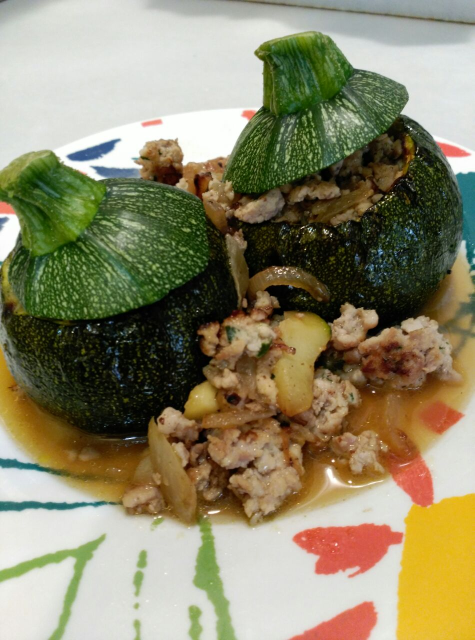
#> input picture images/calabacines-rellenos.jpg, 949 x 1280 px (shown at 1/2 size)
$ python crop-resize.py calabacines-rellenos.jpg   (older library calls are emulated)
#> lines starting #> are read from the running program, lines starting #| are printed output that depends on the picture
#!/usr/bin/env python
"""Resize the image to given size.

Don't strech images, crop and center instead.

Courtesy of ZED on https://gist.github.com/zed/4221180>


Check on: http://pillow.readthedocs.org/en/latest/reference/ImageFilter.html


"""
import os
import sys
from argparse import ArgumentParser, ArgumentDefaultsHelpFormatter
from fractions import Fraction
from functools import partial
from multiprocessing import Pool

from PIL import Image # $ sudo apt-get install python-imaging

def crop_resize(image, size, ratio):
    # crop to ratio, center
    w, h = image.size
#> w = 949; h = 1280
    if w > ratio * h: # width is larger then necessary
        x, y = (w - ratio * h) // 2, 0
    else: # ratio*height >= width (height is larger)
        x, y = 0, (h - w / ratio) // 2
#> x = 0; y = 491
    image = image.crop((x, y, w - x, h - y))
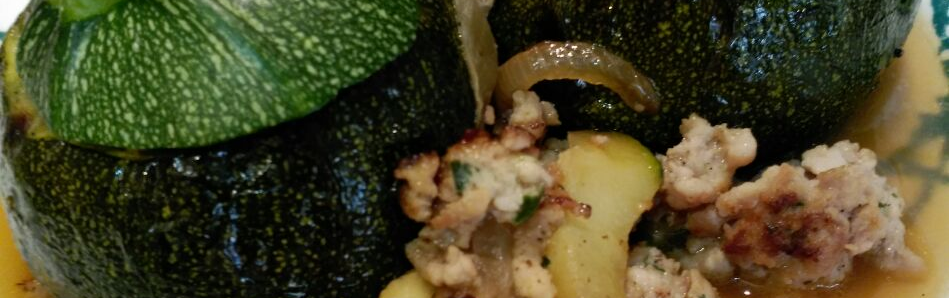
#> image: PIL image 949x298 RGB; mean R, G, B 73.9, 70.1, 39

    # resize
    if image.size > size: # don't stretch smaller images
        image.thumbnail(size, Image.ANTIALIAS)
    return image

def crop_resize_mp(input_filename, outputdir, size, ratio):
    try:
        image = crop_resize(Image.open(input_filename), size, ratio)

        # save resized image
        basename, ext = os.path.splitext(os.path.basename(input_filename))
        output_basename = basename + "_thumb" + ext
        output_filename = os.path.join(outputdir, output_basename)
        image.save(output_filename)

        return (input_filename, output_filename), None
    except Exception as e:
        return (input_filename, None), e

def main():
    # parse command-line arguments
    parser = ArgumentParser(description=__doc__,
        formatter_class=ArgumentDefaultsHelpFormatter)
    parser.add_argument('-s', '--size', type=int, nargs=2,
                        default=[800, 250], metavar='N',
                        help='new image size (default 800x250)')
    parser.add_argument('-q', '--quiet', action='store_true')
    parser.add_argument('--outputdir', default=os.curdir, metavar='DIR',
                        help='directory where to save resized images')
    parser.add_argument('files', nargs='+',
                        help='image filenames to process')
    args = parser.parse_args()

    # crop, resize using multiple processes
    error_count = 0
    f = partial(crop_resize_mp, outputdir=args.outputdir, size=args.size,
                ratio=Fraction(*args.size))
    pool = Pool() # use all available cpus
    for (infile, outfile), error in pool.imap_unordered(f, args.files):
        if error is not None:
            error_count += 1
            sys.stderr.write("error: %s: %s\n" % (infile, error))
        elif not args.quiet:
            print("%s -> %s" % (infile, outfile))
#> (the run stopped early here; a loop or call above may not have finished)

$ run again, on images/ensalada-fresca.jpg
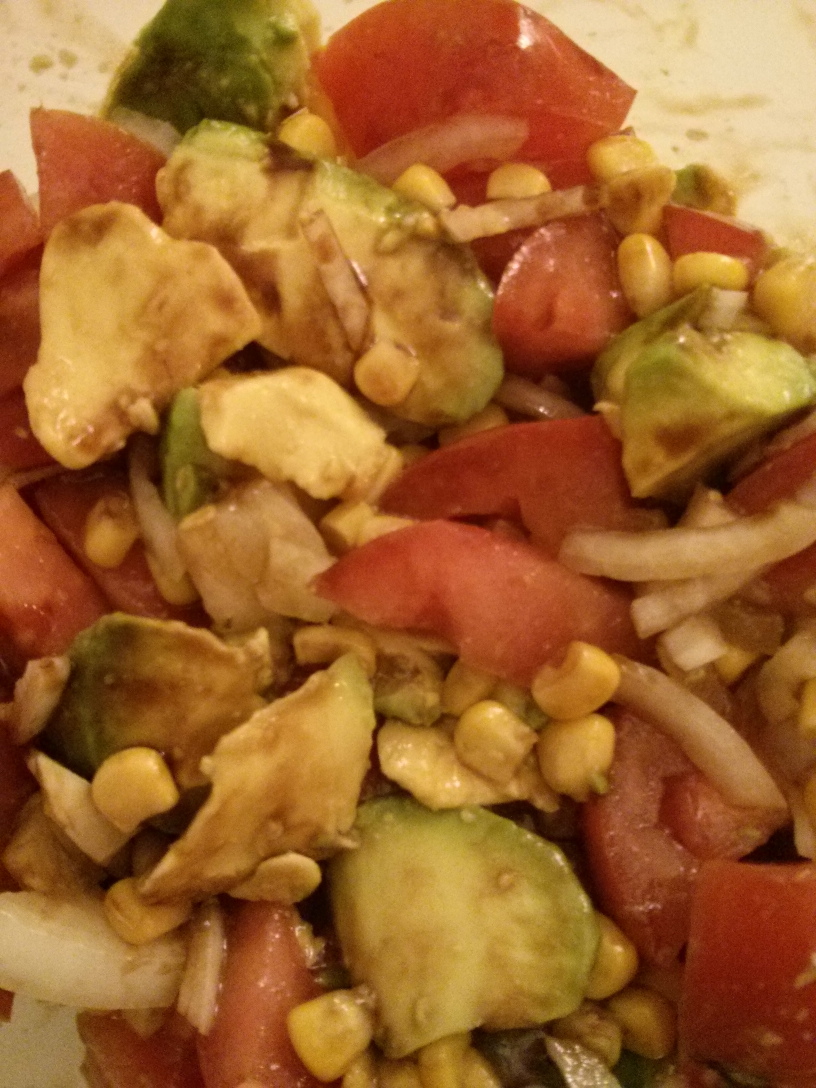
#> input picture images/ensalada-fresca.jpg, 2448 x 3264 px (shown at 1/3 size)
#> w = 2448; h = 3264
#> x = 0; y = 1249
#> in crop_resize, `image = image.crop((x, y, w - x, h - y))`:
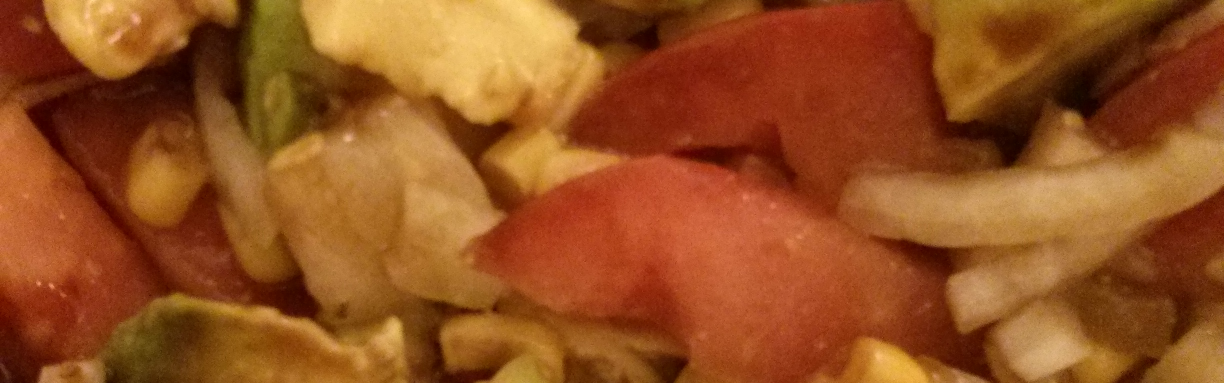
#> image: PIL image 2448x766 RGB (shown at 1/2 size); mean R, G, B 148.1, 80.4, 32.5
